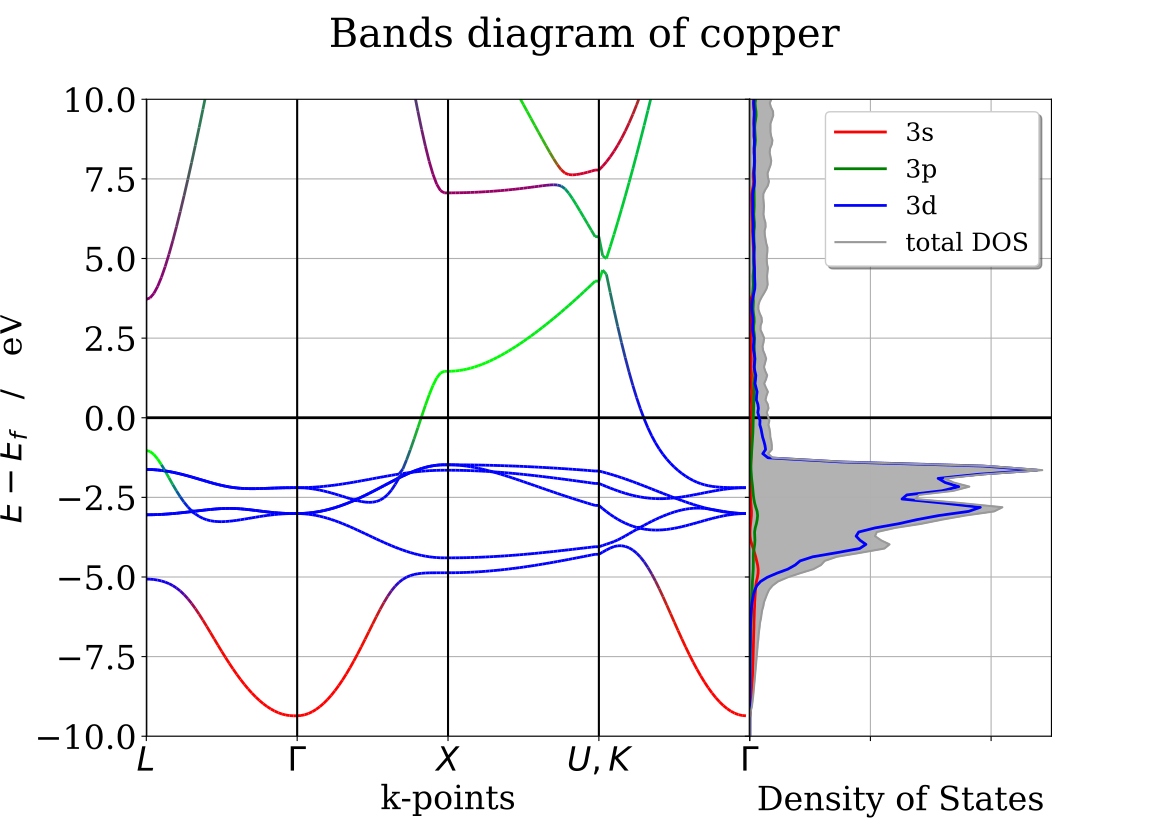

Here is the Python script that generated this plot:
#!/usr/bin/env python
# -*- coding=utf-8 -*-

import sys
import numpy as np

import matplotlib.pyplot as plt
from matplotlib.collections import LineCollection
from matplotlib.gridspec import GridSpec

from pymatgen.io.vasp.outputs import Vasprun
from pymatgen.electronic_structure.core import Spin, OrbitalType


def rgbline(ax, k, e, red, green, blue, alpha=1.):
    # creation of segments based on
    # http://nbviewer.ipython.org/urls/raw.github.
    #com/dpsanders/matplotlib-examples/master/colorline.ipynb
    pts = np.array([k, e]).T.reshape(-1, 1, 2)
    seg = np.concatenate([pts[:-1], pts[1:]], axis=1)

    nseg = len(k) - 1
    r = [0.5 * (red[i] + red[i + 1]) for i in range(nseg)]
    g = [0.5 * (green[i] + green[i + 1]) for i in range(nseg)]
    b = [0.5 * (blue[i] + blue[i + 1]) for i in range(nseg)]
    a = np.ones(nseg, np.float) * alpha
    lc = LineCollection(seg, colors=list(zip(r, g, b, a)), linewidth=2)
    ax.add_collection(lc)

if __name__ == "__main__":
    # read data
    # ---------

    # kpoints labels
    labels = [r"$L$", r"$\Gamma$", r"$X$", r"$U,K$", r"$\Gamma$"]

    # density of states
    dosrun = Vasprun("./DOS/vasprun.xml")
    spd_dos = dosrun.complete_dos.get_spd_dos()

    # bands
    run = Vasprun("./Bandes/vasprun.xml", parse_projected_eigen=True)
    bands = run.get_band_structure("./Bandes/KPOINTS",
                                   line_mode=True,
                                   efermi=dosrun.efermi)

    # set up matplotlib plot
    # ----------------------

    # general options for plot
    font = {'family': 'serif', 'size': 24}
    plt.rc('font', **font)

    # set up 2 graph with aspec ration 2/1
    # plot 1: bands diagram
    # plot 2: Density of States
    gs = GridSpec(1, 2, width_ratios=[2, 1])
    fig = plt.figure(figsize=(11.69, 8.27))
    fig.suptitle("Bands diagram of copper")
    ax1 = plt.subplot(gs[0])
    ax2 = plt.subplot(gs[1])  # , sharey=ax1)

    # set ylim for the plot
    # ---------------------
    emin = -10.
    emax = 10.
    ax1.set_ylim(emin, emax)
    ax2.set_ylim(emin, emax)

    # Band Diagram
    # ------------
    name = "Cu"
    pbands = bands.get_projections_on_elements_and_orbitals({name: ["s", "p", "d"]})

    # compute s, p, d normalized contributions
    contrib = np.zeros((bands.nb_bands, len(bands.kpoints), 3))
    for b in range(bands.nb_bands):
        for k in range(len(bands.kpoints)):
            sc = pbands[Spin.up][b][k][name]["s"]**2
            pc = pbands[Spin.up][b][k][name]["p"]**2
            dc = pbands[Spin.up][b][k][name]["d"]**2
            tot = sc + pc + dc
            if tot != 0.0:
                contrib[b, k, 0] = sc / tot
                contrib[b, k, 1] = pc / tot
                contrib[b, k, 2] = dc / tot

    # plot bands using rgb mapping
    for b in range(bands.nb_bands):
        rgbline(ax1,
                range(len(bands.kpoints)),
                [e - bands.efermi for e in bands.bands[Spin.up][b]],
                contrib[b, :, 0],
                contrib[b, :, 1],
                contrib[b, :, 2])

    # style
    ax1.set_xlabel("k-points")
    ax1.set_ylabel(r"$E - E_f$   /   eV")
    ax1.grid()

    # fermi level at 0
    ax1.hlines(y=0, xmin=0, xmax=len(bands.kpoints), color="k", lw=2)

    # labels
    nlabs = len(labels)
    step = len(bands.kpoints) / (nlabs - 1)
    for i, lab in enumerate(labels):
        ax1.vlines(i * step, emin, emax, "k")
    ax1.set_xticks([i * step for i in range(nlabs)])
    ax1.set_xticklabels(labels)

    ax1.set_xlim(0, len(bands.kpoints))

    # Density of states
    # ----------------

    ax2.set_yticklabels([])
    ax2.grid()
    ax2.set_xlim(1e-4, 5)
    ax2.set_xticklabels([])
    ax2.hlines(y=0, xmin=0, xmax=5, color="k", lw=2)
    ax2.set_xlabel("Density of States", labelpad=28)

    # spd contribution
    ax2.plot(spd_dos[OrbitalType.s].densities[Spin.up],
             dosrun.tdos.energies - dosrun.efermi,
             "r-", label="3s", lw=2)
    ax2.plot(spd_dos[OrbitalType.p].densities[Spin.up],
             dosrun.tdos.energies - dosrun.efermi,
             "g-", label="3p", lw=2)
    ax2.plot(spd_dos[OrbitalType.d].densities[Spin.up],
             dosrun.tdos.energies - dosrun.efermi,
             "b-", label="3d", lw=2)

    # total dos
    ax2.fill_between(dosrun.tdos.densities[Spin.up],
                     0,
                     dosrun.tdos.energies - dosrun.efermi,
                     color=(0.7, 0.7, 0.7),
                     facecolor=(0.7, 0.7, 0.7))

    ax2.plot(dosrun.tdos.densities[Spin.up],
             dosrun.tdos.energies - dosrun.efermi,
             color=(0.6, 0.6, 0.6),
             label="total DOS")

    # plot format style
    # -----------------
    ax2.legend(fancybox=True, shadow=True, prop={'size': 18})
    plt.subplots_adjust(wspace=0)

    # plt.show()
    plt.savefig(sys.argv[0].strip(".py") + ".pdf", format="pdf")
